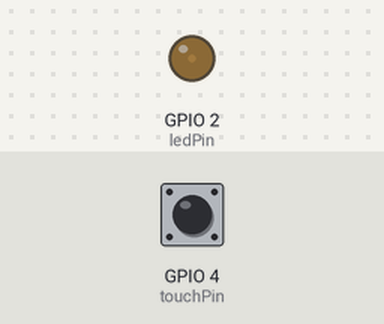
Simulated run of this sketch. Board: ESP32. On the bench: output pins drawn as LEDs (lit = HIGH). The test bench sets the inputs (shaded band); at power-on: GPIO 4 (touchPin) HIGH. What the sketch prints to the serial monitor is not drawn.

Above: at 0.48 s.
At 10.56 s:
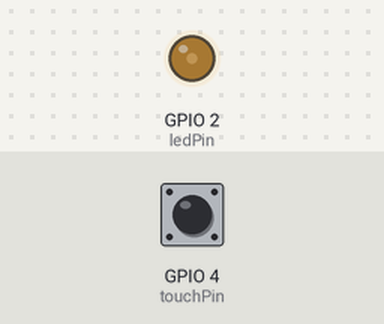
At 20.04 s:
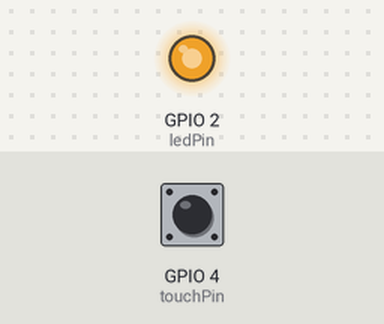
At 39.58 s:
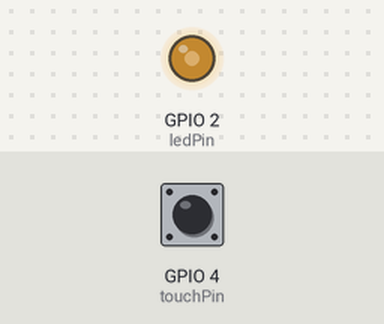
Timing chart, 0 to 40.0 s (numbered marks = the images above):
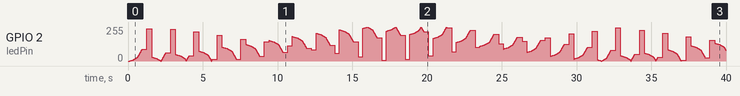

The sketch:

ex05.ino
```cpp
/*
 * ESP32 触摸控制呼吸灯 - 5档速度可调
 * 硬件连接：
 * - LED: GPIO2 (或你使用的引脚)
 * - 触摸: GPIO4 (直接接导线作为触摸感应)
 *
 * 使用方法：
 * - 触摸GPIO4的导线切换速度档位
 * - 共5档：极慢→慢速→中速→快速→极快
 */

// ==================== 引脚定义 ====================
const int ledPin = 2;        // LED控制引脚
const int touchPin = T0;     // 触摸引脚 GPIO4 (T0)

// ==================== PWM设置 ====================
const int freq = 5000;          // PWM频率 5000Hz
const int resolution = 8;       // PWM分辨率 8位 (0-255)

// ==================== 速度档位配置 ====================
int speedLevel = 0;            // 当前档位 0-4
const int maxSpeedLevel = 4;   // 最大档位

struct SpeedConfig {
  int step;           // 亮度步进值
  int delayMs;        // 每步延时(ms)
  const char* name;   // 档位名称
};

// 5个档位：从极慢到极快
const SpeedConfig speedConfigs[5] = {
  {1, 30, "极慢"},    // 档位1
  {1, 15, "慢速"},    // 档位2
  {2, 10, "中速"},    // 档位3
  {3, 5,  "快速"},    // 档位4
  {5, 2,  "极快"}     // 档位5
};

// ==================== 触摸检测 ====================
int touchThreshold = 100;       // 触摸阈值（数值越小越灵敏）
unsigned long lastTouchTime = 0;
const unsigned long debounceDelay = 300;  // 防抖延时(ms)

// ==================== 呼吸灯变量 ====================
int brightness = 0;
int direction = 1;  // 1: 变亮, -1: 变暗

// ==================== 初始化 ====================
void setup() {
  Serial.begin(115200);
  delay(100);

  Serial.println("=================================");
  Serial.println("  触摸呼吸灯 - 5档速度控制");
  Serial.println("=================================");
  Serial.println("触摸GPIO4切换速度档位");
  Serial.println("");

  // 初始化PWM
  ledcAttach(ledPin, freq, resolution);

  // 显示当前档位
  printSpeedInfo();
}

// ==================== 主循环 ====================
void loop() {
  // 1. 检测触摸
  checkTouch();

  // 2. 呼吸灯控制
  controlBreathing();
}

// ==================== 触摸检测函数 ====================
void checkTouch() {
  // 读取触摸值（数值越小表示触摸越强）
  int touchValue = touchRead(touchPin);

  // 检测触摸
  if (touchValue < touchThreshold) {
    // 防抖处理
    if (millis() - lastTouchTime > debounceDelay) {
      // 切换档位
      speedLevel++;
      if (speedLevel > maxSpeedLevel) {
        speedLevel = 0;
      }

      // 输出信息
      Serial.println(">>> 触摸检测! <<<");
      Serial.print("触摸值: ");
      Serial.println(touchValue);
      printSpeedInfo();

      lastTouchTime = millis();
    }
  }
}

// ==================== 呼吸灯控制函数 ====================
void controlBreathing() {
  // 获取当前档位配置
  int currentStep = speedConfigs[speedLevel].step;
  int currentDelay = speedConfigs[speedLevel].delayMs;

  // 更新亮度
  brightness += direction * currentStep;

  // 边界反转
  if (brightness >= 255) {
    brightness = 255;
    direction = -1;
  } else if (brightness <= 0) {
    brightness = 0;
    direction = 1;
  }

  // 输出PWM
  ledcWrite(ledPin, brightness);

  // 延时
  delay(currentDelay);
}

// ==================== 打印档位信息 ====================
void printSpeedInfo() {
  Serial.println("-------------------------");
  Serial.print("当前档位: ");
  Serial.print(speedLevel + 1);
  Serial.print("/5 (");
  Serial.print(speedConfigs[speedLevel].name);
  Serial.println(")");
  Serial.print("步进值: ");
  Serial.print(speedConfigs[speedLevel].step);
  Serial.print("  |  延时: ");
  Serial.print(speedConfigs[speedLevel].delayMs);
  Serial.println("ms");

  // 计算周期时间
  int cycleTime = (255 / speedConfigs[speedLevel].step) * speedConfigs[speedLevel].delayMs * 2;
  Serial.print("完整周期: 约 ");
  if (cycleTime >= 1000) {
    Serial.print(cycleTime / 1000.0, 1);
    Serial.println(" 秒");
  } else {
    Serial.print(cycleTime);
    Serial.println(" ms");
  }
  Serial.println("-------------------------");
}
```
